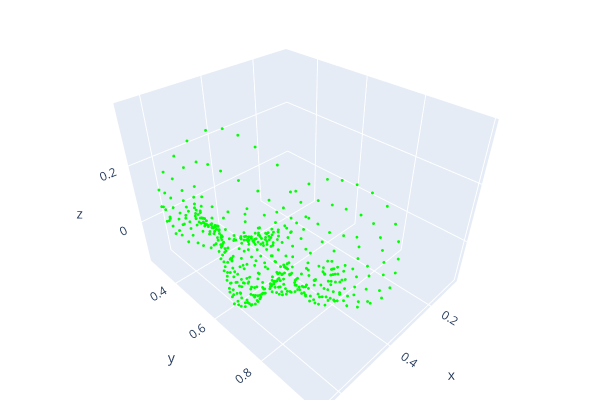

Notebook cell for this chart:
### Code cell
from src.features.image_to_pointcloud_landmark import image_to_pointcloud_landmark

image = "20044.png"
point_cloud = image_to_pointcloud_landmark(image, plot_image=True, plot_pointcloud=True)

### Figure 1 — Plotly figure (JSON) as saved in the notebook; plotly's stock layout.template omitted (floating-point values rounded to 4 significant figures; data arrays with more than 128 entries replaced by an {"elided": "..."} marker saying what was removed)
{"data": [{"marker": {"color": {"elided": "478x3 int values"}, "size": 1}, "mode": "markers", "type": "scatter3d", "x": {"elided": "478 float values"}, "y": {"elided": "478 float values"}, "z": {"elided": "478 float values"}}], "layout": {"height": 400, "margin": {"b": 0, "l": 0, "r": 0, "t": 0}, "scene": {"camera": {"center": {"x": 0, "y": 0, "z": 0}, "up": {"x": 0, "y": 0, "z": 1}}}, "showlegend": false, "width": 600}}
